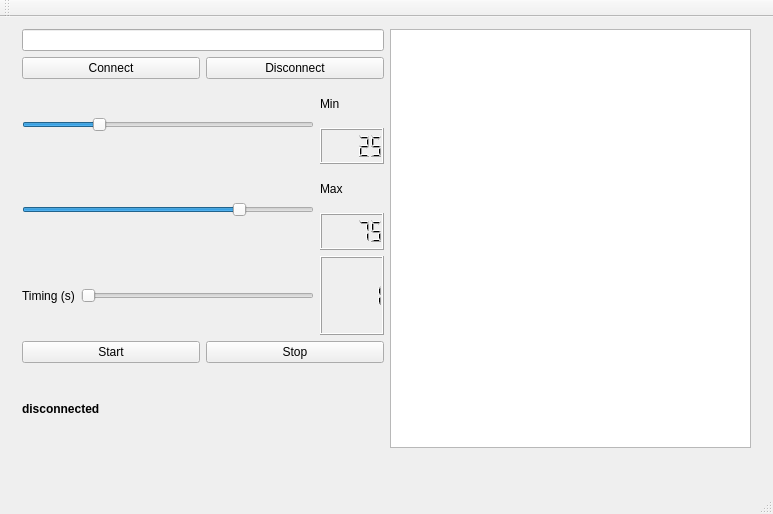
<?xml version="1.0" encoding="UTF-8"?>
<ui version="4.0">
 <class>MainWindow</class>
 <widget class="QMainWindow" name="MainWindow">
  <property name="geometry">
   <rect>
    <x>0</x>
    <y>0</y>
    <width>773</width>
    <height>514</height>
   </rect>
  </property>
  <property name="windowTitle">
   <string>MainWindow</string>
  </property>
  <widget class="QWidget" name="centralWidget">
   <widget class="QWidget" name="layoutWidget">
    <property name="geometry">
     <rect>
      <x>11</x>
      <y>1</y>
      <width>751</width>
      <height>441</height>
     </rect>
    </property>
    <layout class="QHBoxLayout" name="horizontalLayout_8">
     <item>
      <layout class="QVBoxLayout" name="verticalLayout_4">
       <item>
        <layout class="QHBoxLayout" name="horizontalLayout_7">
         <item>
          <widget class="QLineEdit" name="ipconnected">
           <property name="maxLength">
            <number>32769</number>
           </property>
           <property name="frame">
            <bool>true</bool>
           </property>
          </widget>
         </item>
        </layout>
       </item>
       <item>
        <layout class="QVBoxLayout" name="verticalLayout">
         <item>
          <layout class="QHBoxLayout" name="horizontalLayout">
           <item>
            <widget class="QPushButton" name="connectButton">
             <property name="text">
              <string>Connect</string>
             </property>
            </widget>
           </item>
           <item>
            <widget class="QPushButton" name="disconnectButton">
             <property name="text">
              <string>Disconnect</string>
             </property>
            </widget>
           </item>
          </layout>
         </item>
        </layout>
       </item>
       <item>
        <layout class="QHBoxLayout" name="horizontalLayout_3">
         <item>
          <layout class="QHBoxLayout" name="horizontalLayout_2">
           <item>
            <widget class="QSlider" name="sliderMin">
             <property name="sliderPosition">
              <number>25</number>
             </property>
             <property name="orientation">
              <enum>Qt::Orientation::Horizontal</enum>
             </property>
            </widget>
           </item>
          </layout>
         </item>
         <item>
          <layout class="QVBoxLayout" name="verticalLayout_3">
           <item>
            <widget class="QLabel" name="labelMin">
             <property name="text">
              <string>Min</string>
             </property>
            </widget>
           </item>
           <item>
            <widget class="QLCDNumber" name="minFeedback">
             <property name="intValue" stdset="0">
              <number>25</number>
             </property>
            </widget>
           </item>
          </layout>
         </item>
        </layout>
       </item>
       <item>
        <layout class="QHBoxLayout" name="horizontalLayout_4">
         <item>
          <widget class="QSlider" name="sliderMax">
           <property name="maximum">
            <number>99</number>
           </property>
           <property name="pageStep">
            <number>9</number>
           </property>
           <property name="value">
            <number>75</number>
           </property>
           <property name="sliderPosition">
            <number>75</number>
           </property>
           <property name="orientation">
            <enum>Qt::Orientation::Horizontal</enum>
           </property>
          </widget>
         </item>
         <item>
          <layout class="QVBoxLayout" name="verticalLayout_2">
           <item>
            <widget class="QLabel" name="labelMax">
             <property name="text">
              <string>Max</string>
             </property>
            </widget>
           </item>
           <item>
            <widget class="QLCDNumber" name="maxFeedback">
             <property name="value" stdset="0">
              <double>75.000000000000000</double>
             </property>
             <property name="intValue" stdset="0">
              <number>75</number>
             </property>
            </widget>
           </item>
          </layout>
         </item>
        </layout>
       </item>
       <item>
        <layout class="QHBoxLayout" name="horizontalLayout_6">
         <item>
          <widget class="QLabel" name="labelTiming">
           <property name="text">
            <string>Timing (s)</string>
           </property>
          </widget>
         </item>
         <item>
          <widget class="QSlider" name="sliderTimer">
           <property name="minimum">
            <number>1</number>
           </property>
           <property name="maximum">
            <number>99</number>
           </property>
           <property name="value">
            <number>1</number>
           </property>
           <property name="sliderPosition">
            <number>1</number>
           </property>
           <property name="orientation">
            <enum>Qt::Orientation::Horizontal</enum>
           </property>
          </widget>
         </item>
         <item>
          <widget class="QLCDNumber" name="timerFeedback">
           <property name="value" stdset="0">
            <double>1.000000000000000</double>
           </property>
           <property name="intValue" stdset="0">
            <number>1</number>
           </property>
          </widget>
         </item>
        </layout>
       </item>
       <item>
        <layout class="QHBoxLayout" name="horizontalLayout_5">
         <item>
          <widget class="QPushButton" name="startButton">
           <property name="text">
            <string>Start</string>
           </property>
          </widget>
         </item>
         <item>
          <widget class="QPushButton" name="stopButton">
           <property name="text">
            <string>Stop</string>
           </property>
          </widget>
         </item>
        </layout>
       </item>
       <item>
        <widget class="QLabel" name="labelStatus">
         <property name="font">
          <font>
           <bold>true</bold>
          </font>
         </property>
         <property name="text">
          <string>disconnected</string>
         </property>
        </widget>
       </item>
      </layout>
     </item>
     <item>
      <widget class="QTextEdit" name="viewDatas"/>
     </item>
    </layout>
   </widget>
  </widget>
  <widget class="QMenuBar" name="menuBar">
   <property name="geometry">
    <rect>
     <x>0</x>
     <y>0</y>
     <width>773</width>
     <height>25</height>
    </rect>
   </property>
  </widget>
  <widget class="QToolBar" name="mainToolBar">
   <attribute name="toolBarArea">
    <enum>TopToolBarArea</enum>
   </attribute>
   <attribute name="toolBarBreak">
    <bool>false</bool>
   </attribute>
  </widget>
  <widget class="QStatusBar" name="statusBar"/>
 </widget>
 <layoutdefault spacing="6" margin="11"/>
 <resources/>
 <connections>
  <connection>
   <sender>sliderMin</sender>
   <signal>valueChanged(int)</signal>
   <receiver>minFeedback</receiver>
   <slot>display(int)</slot>
   <hints>
    <hint type="sourcelabel">
     <x>123</x>
     <y>192</y>
    </hint>
    <hint type="destinationlabel">
     <x>368</x>
     <y>205</y>
    </hint>
   </hints>
  </connection>
  <connection>
   <sender>sliderMax</sender>
   <signal>valueChanged(int)</signal>
   <receiver>maxFeedback</receiver>
   <slot>display(int)</slot>
   <hints>
    <hint type="sourcelabel">
     <x>151</x>
     <y>256</y>
    </hint>
    <hint type="destinationlabel">
     <x>368</x>
     <y>269</y>
    </hint>
   </hints>
  </connection>
  <connection>
   <sender>sliderTimer</sender>
   <signal>valueChanged(int)</signal>
   <receiver>timerFeedback</receiver>
   <slot>display(int)</slot>
   <hints>
    <hint type="sourcelabel">
     <x>255</x>
     <y>334</y>
    </hint>
    <hint type="destinationlabel">
     <x>311</x>
     <y>333</y>
    </hint>
   </hints>
  </connection>
 </connections>
</ui>
